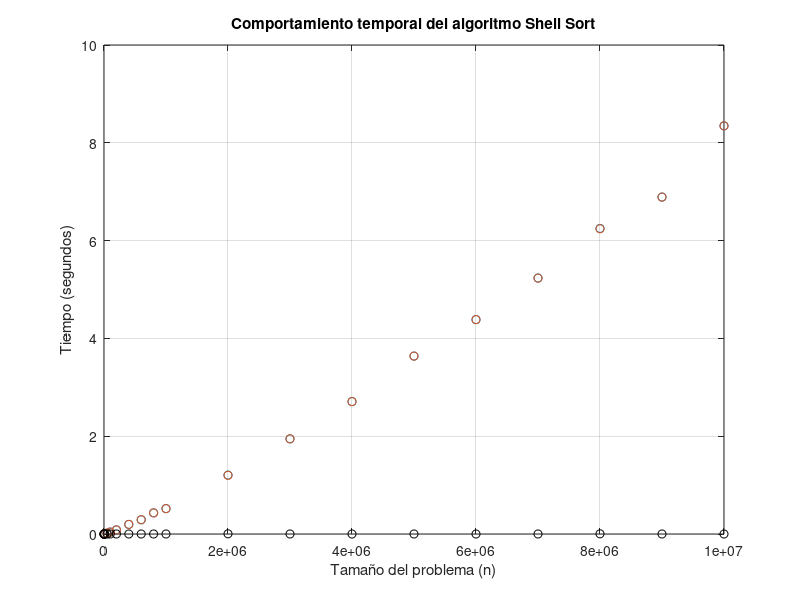

Reproduce this figure in MATLAB.
%%VALORES DE X
x=[100 1000 5000 10000 50000 100000 200000 400000 600000 800000 1000000 2000000 3000000 4000000 5000000 6000000 7000000 8000000 9000000 10000000];
real = [0.0000119209 0.0001769066 0.0012068748 0.0025959015 0.0172801018 0.0396029949 0.0838758945 0.1962869167 0.2916231155 0.4324190617 0.5192661285 1.2047410011 1.9465949535 2.7086930275 3.6381030083 4.3850071430 5.2346160412 6.2488410473 6.8895921707 8.3474898338];
 cpu = [0.0000170000 0.0001820000 0.0012120000 0.0026000000 0.0172830000 0.0396080000 0.0835880000 0.1962840000 0.2916280000 0.4317440000 0.5191840000 1.1998150000 1.9464810000 2.7074610000 3.6380150000 4.3842670000 5.2319670000 6.2417390000 6.8892570000 8.3460700000];
  es = [0.0000000000 0.0000000000 0.0000000000 0.0000000000 0.0000000000 0.0000000000 0.0002940000 0.0000000000 0.0000000000 0.0001940000 0.0000000000 0.0040090000 0.0000750000 0.0000000000 0.0000160000 0.0000180000 0.0000740000 0.0038870000 0.0000000000 0.0000190000];
%%VALORES DE Y = F(x)
y=[0.0000119209 0.0001921654 0.0013630390 0.0031859875 0.0170681477 0.0386910439 0.0840148926 0.1872608662 0.2848520279 0.4157049656 0.5094668865 1.1705238819 1.9059309959 2.6567611694 3.5743601322 4.3076448441 5.1210191250 6.1237020493 6.7596480846 8.2133541107];
format long;
%%OBTENER UN POLINOMIO QUE SE AJUSTE A LOS PUNTOS X Y Y
n=8; 				%%GRADO DEL POLINOMIO DE AJUSTE
p1=polyfit(x,y,1);
p2=polyfit(x,y,2);
p3=polyfit(x,y,3);
p4=polyfit(x,y,4);
p8=polyfit(x,y,8);%%FUNCION QUE REALIZA EL AJUSTE POLINOMIAL

xi=linspace(0,10000000,60000);	%%ESPACIO DE PUNTOS PARA Xi

figure;
y1=polyval(p1,xi);
y2=polyval(p2,xi);
y3=polyval(p3,xi);
y4=polyval(p4,xi);
y8=polyval(p8,xi);%%EVALUACION DEL POLINOMIO P EN EL ESPACIO Xi

plot(x, real, 'o', x, cpu, 'o', x, es, 'ok'), grid;
%%plot(x,y,'o',xi,y1,'-',xi,y2,'-',xi,y3,'-',xi,y4,'-',xi,y8,'-'),grid;
%%plot(x,y,'o',xi,y1,'-'),grid;
ylabel('Tiempo (segundos)');
xlabel('Tamaño del problema (n)');
title('Comportamiento temporal del algoritmo Shell Sort');
